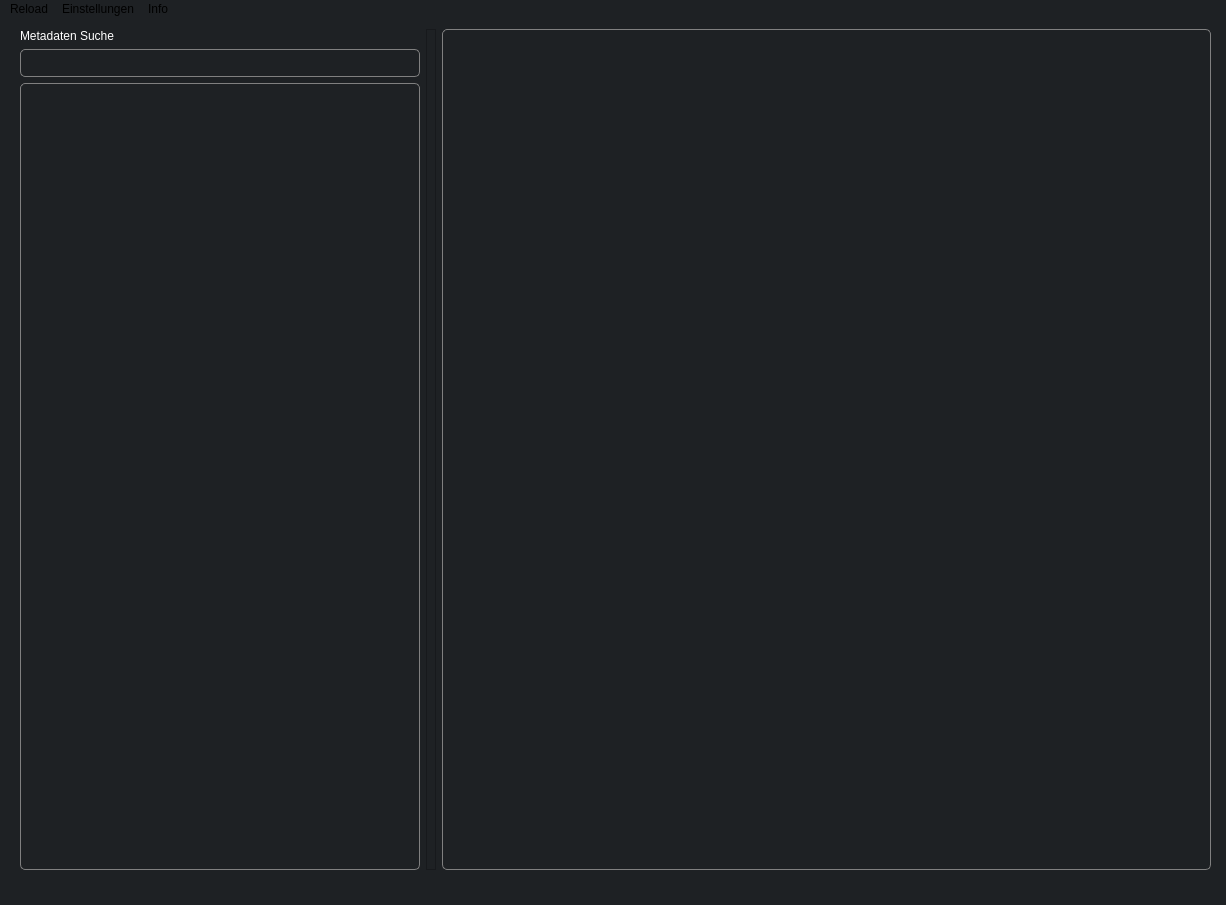
<?xml version="1.0" encoding="UTF-8"?>
<ui version="4.0">
 <class>MainWindow</class>
 <widget class="QMainWindow" name="MainWindow">
  <property name="geometry">
   <rect>
    <x>0</x>
    <y>0</y>
    <width>1226</width>
    <height>905</height>
   </rect>
  </property>
  <property name="windowTitle">
   <string>MainWindow</string>
  </property>
  <property name="styleSheet">
   <string notr="true">background-color: rgb(30, 33, 36);</string>
  </property>
  <widget class="QWidget" name="centralwidget">
   <widget class="QWidget" name="horizontalLayoutWidget">
    <property name="geometry">
     <rect>
      <x>20</x>
      <y>10</y>
      <width>1191</width>
      <height>841</height>
     </rect>
    </property>
    <layout class="QHBoxLayout" name="horizontalLayout">
     <item>
      <layout class="QVBoxLayout" name="verticalLayout">
       <item>
        <widget class="QLabel" name="label">
         <property name="maximumSize">
          <size>
           <width>400</width>
           <height>16777215</height>
          </size>
         </property>
         <property name="styleSheet">
          <string notr="true">color: rgb(255, 255, 255);</string>
         </property>
         <property name="text">
          <string>Metadaten Suche</string>
         </property>
        </widget>
       </item>
       <item>
        <widget class="QLineEdit" name="lineEdit">
         <property name="maximumSize">
          <size>
           <width>400</width>
           <height>16777215</height>
          </size>
         </property>
         <property name="toolTip">
          <string notr="true"/>
         </property>
         <property name="whatsThis">
          <string extracomment="Prompt Suche"/>
         </property>
         <property name="styleSheet">
          <string notr="true">QLineEdit {
    border: 1px solid gray;
    border-radius: 5px; /* Radius der Ecken */
    padding: 5px;       /* Innenabstand */
    background: #1e2124;  /* Hintergrundfarbe */
}</string>
         </property>
        </widget>
       </item>
       <item>
        <widget class="QTextEdit" name="textEdit">
         <property name="maximumSize">
          <size>
           <width>400</width>
           <height>16777215</height>
          </size>
         </property>
         <property name="styleSheet">
          <string notr="true">QTextEdit {
    border: 1px solid gray;
    border-radius: 5px; /* Radius der Ecken */
    padding: 5px;       /* Innenabstand */
    background: #1e2124;  /* Hintergrundfarbe */
}</string>
         </property>
        </widget>
       </item>
      </layout>
     </item>
     <item>
      <widget class="QFrame" name="frame">
       <property name="minimumSize">
        <size>
         <width>10</width>
         <height>0</height>
        </size>
       </property>
       <property name="frameShape">
        <enum>QFrame::StyledPanel</enum>
       </property>
       <property name="frameShadow">
        <enum>QFrame::Raised</enum>
       </property>
      </widget>
     </item>
     <item>
      <widget class="QListView" name="listView">
       <property name="styleSheet">
        <string notr="true">QListView {
    border: 1px solid gray;
    border-radius: 5px; /* Radius der Ecken */
    padding: 5px;       /* Innenabstand */
    background: #1e2124;  /* Hintergrundfarbe */
}</string>
       </property>
      </widget>
     </item>
    </layout>
   </widget>
  </widget>
  <widget class="QMenuBar" name="menubar">
   <property name="geometry">
    <rect>
     <x>0</x>
     <y>0</y>
     <width>1226</width>
     <height>22</height>
    </rect>
   </property>
   <widget class="QMenu" name="menuEinstellungen">
    <property name="title">
     <string>Einstellungen</string>
    </property>
    <addaction name="actionBilder_Pfad"/>
   </widget>
   <widget class="QMenu" name="menuInfo">
    <property name="title">
     <string>Info</string>
    </property>
   </widget>
   <widget class="QMenu" name="menuReload">
    <property name="title">
     <string>Reload</string>
    </property>
   </widget>
   <addaction name="menuReload"/>
   <addaction name="menuEinstellungen"/>
   <addaction name="menuInfo"/>
  </widget>
  <widget class="QStatusBar" name="statusbar"/>
  <action name="actionBilder_Pfad">
   <property name="text">
    <string>Bilder Pfad</string>
   </property>
  </action>
 </widget>
 <resources/>
 <connections/>
</ui>
